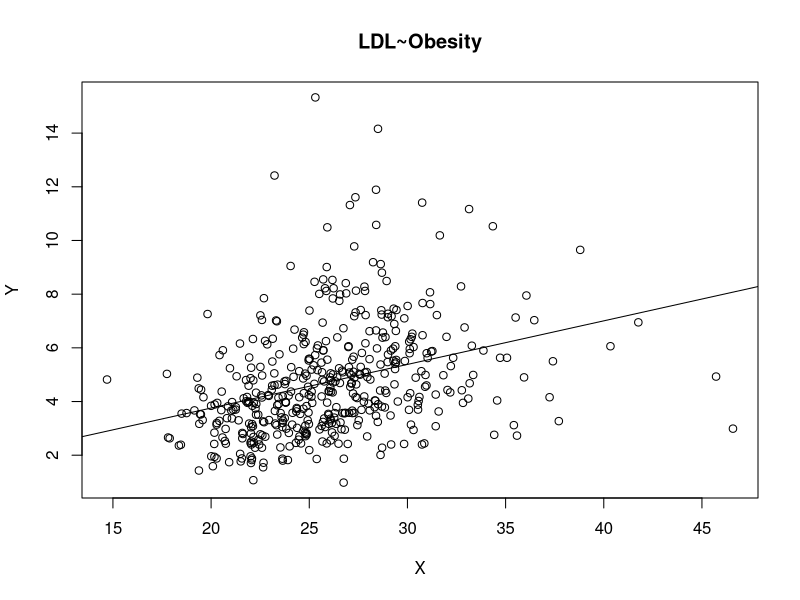

Reproduce this figure in R.
# Least Square Estimation(Coris)
df = read.table("coris.txt", sep = ",", header=TRUE)

Y<-df$ldl
X<-df$obesity

beta_1 = sum((X-mean(X))*(Y-mean(Y)))/sum((X-mean(X))^2)
beta_0 = mean(Y)-beta_1*mean(X)

plot(Y~X, main="LDL~Obesity")
abline(beta_0, beta_1)
